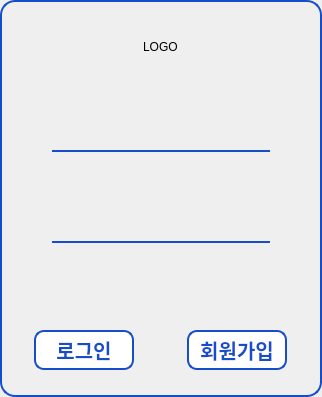
<?xml version="1.0" encoding="UTF-8"?>
<ui version="4.0">
 <class>Form</class>
 <widget class="QWidget" name="Form">
  <property name="geometry">
   <rect>
    <x>0</x>
    <y>0</y>
    <width>322</width>
    <height>397</height>
   </rect>
  </property>
  <property name="windowTitle">
   <string>login</string>
  </property>
  <property name="styleSheet">
   <string notr="true">font-family: Pretendard;
background-color: rgb(255, 255, 255);


QFrame{
border: 2px solid #164DCA;
}

</string>
  </property>
  <layout class="QVBoxLayout" name="verticalLayout_2">
   <property name="spacing">
    <number>0</number>
   </property>
   <property name="leftMargin">
    <number>0</number>
   </property>
   <property name="topMargin">
    <number>0</number>
   </property>
   <property name="rightMargin">
    <number>0</number>
   </property>
   <property name="bottomMargin">
    <number>0</number>
   </property>
   <item>
    <widget class="QFrame" name="frame">
     <property name="styleSheet">
      <string notr="true">QFrame{
border: 2px solid #164DCA;
border-top-left-radius: 15px;
border-top-right-radius: 15px;
border-bottom:none;
}
</string>
     </property>
     <property name="frameShape">
      <enum>QFrame::StyledPanel</enum>
     </property>
     <property name="frameShadow">
      <enum>QFrame::Raised</enum>
     </property>
     <layout class="QVBoxLayout" name="verticalLayout_3">
      <item alignment="Qt::AlignHCenter">
       <widget class="QLabel" name="lb_logo">
        <property name="styleSheet">
         <string notr="true">border:none;</string>
        </property>
        <property name="text">
         <string>LOGO</string>
        </property>
       </widget>
      </item>
     </layout>
    </widget>
   </item>
   <item>
    <widget class="QFrame" name="frame_2">
     <property name="styleSheet">
      <string notr="true">QFrame{
border: 2px solid #164DCA;
border-top:none;
border-bottom:none;
}
</string>
     </property>
     <property name="frameShape">
      <enum>QFrame::StyledPanel</enum>
     </property>
     <property name="frameShadow">
      <enum>QFrame::Raised</enum>
     </property>
     <layout class="QVBoxLayout" name="verticalLayout_4">
      <property name="spacing">
       <number>0</number>
      </property>
      <property name="leftMargin">
       <number>50</number>
      </property>
      <property name="topMargin">
       <number>0</number>
      </property>
      <property name="rightMargin">
       <number>50</number>
      </property>
      <property name="bottomMargin">
       <number>0</number>
      </property>
      <item>
       <widget class="QLineEdit" name="le_id">
        <property name="styleSheet">
         <string notr="true">QLineEdit{
border: none; 
border-bottom: 2px solid #164DCA;
background-color: transparent;
font-size: 20px;
}

</string>
        </property>
        <property name="text">
         <string/>
        </property>
       </widget>
      </item>
     </layout>
    </widget>
   </item>
   <item>
    <widget class="QFrame" name="frame_3">
     <property name="styleSheet">
      <string notr="true">QFrame{
border: 2px solid #164DCA;
border-top:none;
border-bottom:none;
}
</string>
     </property>
     <property name="frameShape">
      <enum>QFrame::StyledPanel</enum>
     </property>
     <property name="frameShadow">
      <enum>QFrame::Raised</enum>
     </property>
     <layout class="QVBoxLayout" name="verticalLayout_5">
      <property name="spacing">
       <number>0</number>
      </property>
      <property name="leftMargin">
       <number>50</number>
      </property>
      <property name="topMargin">
       <number>0</number>
      </property>
      <property name="rightMargin">
       <number>50</number>
      </property>
      <property name="bottomMargin">
       <number>0</number>
      </property>
      <item>
       <widget class="QLineEdit" name="le_pw">
        <property name="styleSheet">
         <string notr="true">QLineEdit{
border: none; 
border-bottom: 2px solid #164DCA;
background-color: transparent;
font-size: 20px;
}

</string>
        </property>
        <property name="text">
         <string/>
        </property>
       </widget>
      </item>
     </layout>
    </widget>
   </item>
   <item>
    <widget class="QFrame" name="frame_6">
     <property name="maximumSize">
      <size>
       <width>16777215</width>
       <height>30</height>
      </size>
     </property>
     <property name="styleSheet">
      <string notr="true">QFrame{
border: 2px solid #164DCA;
border-top:none;
border-bottom:none;
}
</string>
     </property>
     <property name="frameShape">
      <enum>QFrame::StyledPanel</enum>
     </property>
     <property name="frameShadow">
      <enum>QFrame::Raised</enum>
     </property>
     <layout class="QVBoxLayout" name="verticalLayout_6">
      <item alignment="Qt::AlignHCenter">
       <widget class="QLabel" name="lb_warning">
        <property name="styleSheet">
         <string notr="true">border: none;</string>
        </property>
        <property name="text">
         <string/>
        </property>
       </widget>
      </item>
     </layout>
    </widget>
   </item>
   <item>
    <widget class="QFrame" name="frame_4">
     <property name="styleSheet">
      <string notr="true">QFrame{
border: 2px solid #164DCA;
border-bottom-left-radius: 15px;
border-bottom-right-radius: 15px;
border-top:none;
}
</string>
     </property>
     <property name="frameShape">
      <enum>QFrame::StyledPanel</enum>
     </property>
     <property name="frameShadow">
      <enum>QFrame::Raised</enum>
     </property>
     <layout class="QHBoxLayout" name="horizontalLayout_2">
      <item alignment="Qt::AlignHCenter">
       <widget class="QPushButton" name="pb_login">
        <property name="minimumSize">
         <size>
          <width>100</width>
          <height>40</height>
         </size>
        </property>
        <property name="font">
         <font>
          <family>Pretendard</family>
          <pointsize>-1</pointsize>
          <bold>false</bold>
         </font>
        </property>
        <property name="styleSheet">
         <string notr="true">border: 2px solid #164DCA;
    background-color: #fff;
    color: #164DCA;
    font-weight: 500;
    font-size: 20px;
	border-radius: 10px;

</string>
        </property>
        <property name="text">
         <string>로그인</string>
        </property>
       </widget>
      </item>
      <item alignment="Qt::AlignHCenter">
       <widget class="QPushButton" name="pb_member">
        <property name="minimumSize">
         <size>
          <width>100</width>
          <height>40</height>
         </size>
        </property>
        <property name="font">
         <font>
          <family>Pretendard</family>
          <pointsize>-1</pointsize>
          <bold>false</bold>
         </font>
        </property>
        <property name="styleSheet">
         <string notr="true">border: 2px solid #164DCA;
    background-color: #fff;
    color: #164DCA;
    font-weight: 500;
    font-size: 20px;
	border-radius: 10px;

</string>
        </property>
        <property name="text">
         <string>회원가입</string>
        </property>
       </widget>
      </item>
     </layout>
    </widget>
   </item>
  </layout>
 </widget>
 <resources/>
 <connections/>
</ui>
